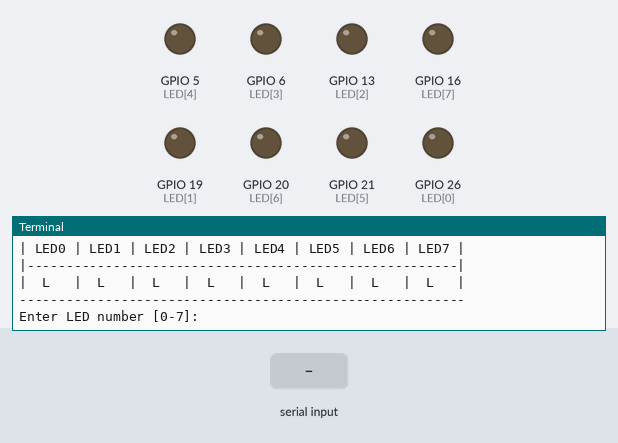
Recording of a program running on a simulated Raspberry Pi (BCM pin numbers). Shown: output pins drawn as LEDs (lit = HIGH), the last lines printed to the terminal. The inputs (shaded band) are chosen by the test bench.

Above: at 1.2 s.
1.3 s: "L" typed at the terminal, then Enter
At 1.8 s:
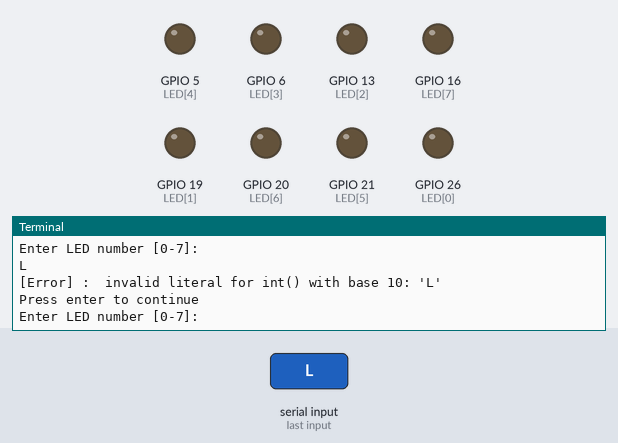
2.8 s: "l" typed at the terminal, then Enter
At 4.0 s:
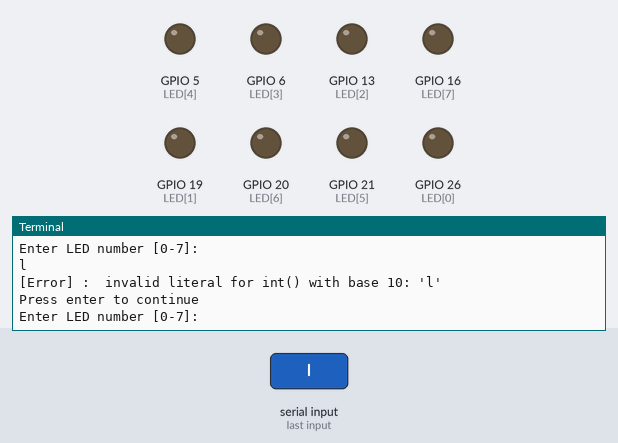
4.3 s: "H" typed at the terminal, then Enter
At 5.3 s:
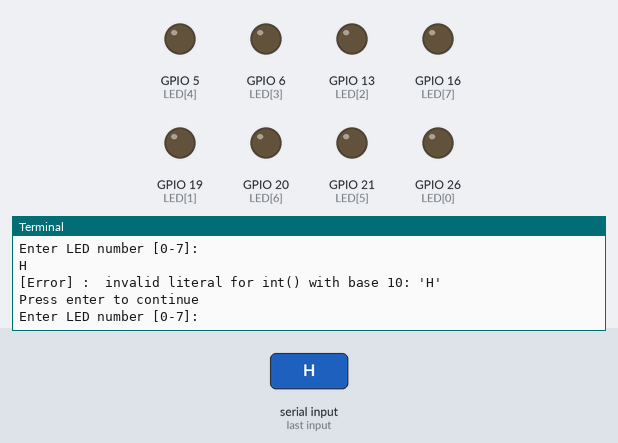

The program:

LED_Control_I.py
```python
#!/usr/bin/python3
# by krittinunt@gmail.com
# LED Control by Software

from time import sleep
import os
import RPi.GPIO as GPIO
GPIO.setmode(GPIO.BCM)

LED = [26, 19, 13, 6, 5, 21, 20, 16]
status = ['L', 'L', 'L', 'L', 'L', 'L', 'L', 'L']

for i in range(8):
	GPIO.setup(LED[i], GPIO.OUT)
	GPIO.output(LED[i], False)
GPIO.setwarnings(False)

try:
	while True:
		os.system("clear")
		print('---- LED Control by krittinunt@gmail.com ----------------')
		print('=========================================================')
		print('| LED0 | LED1 | LED2 | LED3 | LED4 | LED5 | LED6 | LED7 |')
		print('|-------------------------------------------------------|')
		print('| ', status[0], ' ',
		      '| ', status[1], ' ',
		      '| ', status[2], ' ',
		      '| ', status[3], ' ',
		      '| ', status[4], ' ',
		      '| ', status[5], ' ',
		      '| ', status[6], ' ',
		      '| ', status[7], '  |')
		print('---------------------------------------------------------')

		# Control input
		control_input = True
		while control_input:
			try:
				n_led = input('Enter LED number [0-7]: ')
				n_led = int(n_led)
				if n_led >= 0 and n_led <= 7:
					control_input = False
				else:
					print('[Error] : Please Enter LED number 0-7 only')
			except ValueError as e:
				print('[Error] : ', e)
				print('Press enter to continue')

		control_input = True
		while control_input:
			logic = input('Change status to \'H\' or \'L\' : ')
			if logic == 'L' or logic == 'l':
				GPIO.output(LED[n_led], False)
				status[n_led] = 'L'
				control_input = False
			elif logic == 'H' or logic == 'h':
				GPIO.output(LED[n_led], True)
				status[n_led] = 'H'
				control_input = False
			else :
				print('[Error] : Please Enter status to \'H\' or \'L\' only')

finally:
	GPIO.cleanup()
```

Measured:
- after the input at 1.3 s, the terminal: prints a new line at once (image 1)
- after the input at 2.8 s, the terminal: prints a new line at once (image 2)
- after the input at 4.3 s, the terminal: prints a new line at once (image 3)
